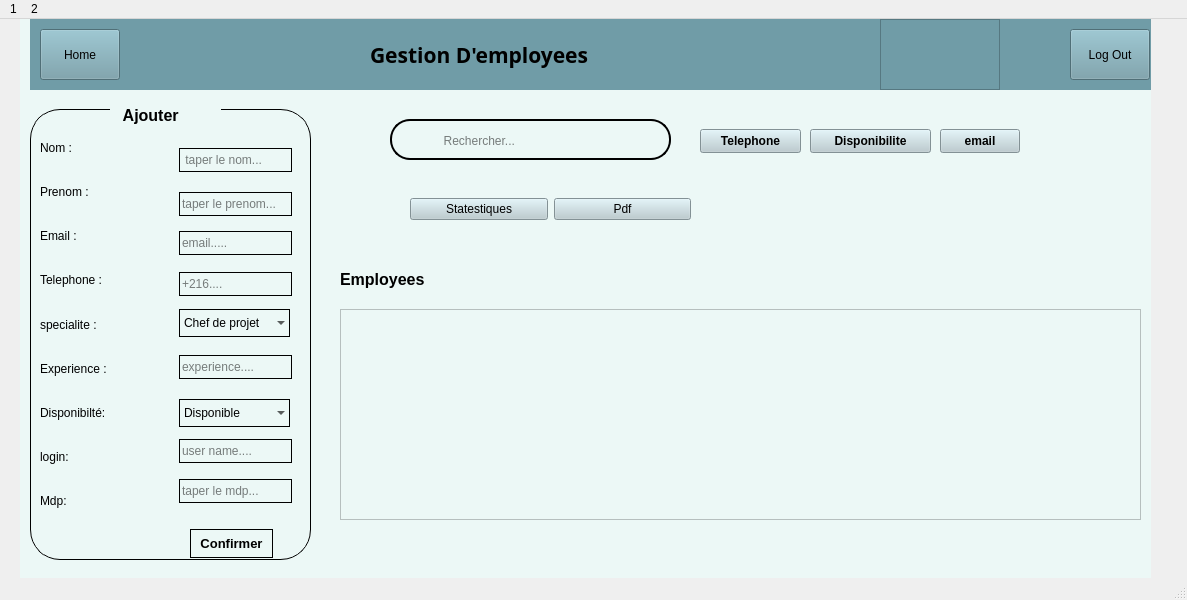
<?xml version="1.0" encoding="UTF-8"?>
<ui version="4.0">
 <class>Employe</class>
 <widget class="QMainWindow" name="Employe">
  <property name="geometry">
   <rect>
    <x>0</x>
    <y>0</y>
    <width>1187</width>
    <height>600</height>
   </rect>
  </property>
  <property name="windowTitle">
   <string>Employe</string>
  </property>
  <widget class="QWidget" name="centralwidget">
   <widget class="QWidget" name="widget" native="true">
    <property name="geometry">
     <rect>
      <x>20</x>
      <y>-10</y>
      <width>1131</width>
      <height>601</height>
     </rect>
    </property>
    <property name="styleSheet">
     <string notr="true">background-color:#ECF8F6;</string>
    </property>
    <widget class="QWidget" name="widget_2" native="true">
     <property name="geometry">
      <rect>
       <x>10</x>
       <y>10</y>
       <width>1141</width>
       <height>71</height>
      </rect>
     </property>
     <property name="styleSheet">
      <string notr="true">background-color:#709CA7;</string>
     </property>
     <widget class="QLabel" name="label">
      <property name="geometry">
       <rect>
        <x>340</x>
        <y>20</y>
        <width>281</width>
        <height>31</height>
       </rect>
      </property>
      <property name="font">
       <font>
        <family>Yu Gothic</family>
        <pointsize>16</pointsize>
        <bold>true</bold>
       </font>
      </property>
      <property name="styleSheet">
       <string notr="true">color:black;
</string>
      </property>
      <property name="text">
       <string>Gestion D'employees</string>
      </property>
     </widget>
     <widget class="QFrame" name="frame">
      <property name="geometry">
       <rect>
        <x>850</x>
        <y>0</y>
        <width>120</width>
        <height>71</height>
       </rect>
      </property>
      <property name="styleSheet">
       <string notr="true">border-image: url(:/Pictures/Screenshots/Screenshot 2025-02-03 203759.png);</string>
      </property>
      <property name="frameShape">
       <enum>QFrame::Shape::StyledPanel</enum>
      </property>
      <property name="frameShadow">
       <enum>QFrame::Shadow::Raised</enum>
      </property>
     </widget>
     <widget class="QPushButton" name="logoutButton">
      <property name="geometry">
       <rect>
        <x>1040</x>
        <y>10</y>
        <width>80</width>
        <height>51</height>
       </rect>
      </property>
      <property name="styleSheet">
       <string notr="true">color:black;</string>
      </property>
      <property name="text">
       <string>Log Out</string>
      </property>
      <property name="icon">
       <iconset resource="resource.qrc">
        <normaloff>:/Downloads/logout.png</normaloff>:/Downloads/logout.png</iconset>
      </property>
     </widget>
     <widget class="QPushButton" name="pushButton_2">
      <property name="geometry">
       <rect>
        <x>10</x>
        <y>10</y>
        <width>80</width>
        <height>51</height>
       </rect>
      </property>
      <property name="styleSheet">
       <string notr="true">color: rgb(0, 0, 0);
font: 11pt &quot;Segoe UI&quot;;</string>
      </property>
      <property name="text">
       <string>Home</string>
      </property>
      <property name="icon">
       <iconset resource="resource.qrc">
        <normaloff>:/Downloads/home (1).svg</normaloff>:/Downloads/home (1).svg</iconset>
      </property>
     </widget>
    </widget>
    <widget class="QWidget" name="widget_6" native="true">
     <property name="geometry">
      <rect>
       <x>310</x>
       <y>90</y>
       <width>831</width>
       <height>451</height>
      </rect>
     </property>
     <widget class="QWidget" name="widget_3" native="true">
      <property name="geometry">
       <rect>
        <x>50</x>
        <y>20</y>
        <width>671</width>
        <height>51</height>
       </rect>
      </property>
      <widget class="QFrame" name="frame_2">
       <property name="geometry">
        <rect>
         <x>10</x>
         <y>0</y>
         <width>281</width>
         <height>41</height>
        </rect>
       </property>
       <property name="styleSheet">
        <string notr="true">border :2px solid black;
border-radius:20px;</string>
       </property>
       <property name="frameShape">
        <enum>QFrame::Shape::StyledPanel</enum>
       </property>
       <property name="frameShadow">
        <enum>QFrame::Shadow::Raised</enum>
       </property>
       <widget class="QLabel" name="label_2">
        <property name="geometry">
         <rect>
          <x>11</x>
          <y>11</y>
          <width>28</width>
          <height>22</height>
         </rect>
        </property>
        <property name="styleSheet">
         <string notr="true">border:none;
border-image: url(:/Downloads/search (2).svg);</string>
        </property>
        <property name="text">
         <string/>
        </property>
        <property name="pixmap">
         <pixmap resource="resource.qrc">:/Downloads/search.svg</pixmap>
        </property>
       </widget>
       <widget class="QLineEdit" name="lineEdit">
        <property name="geometry">
         <rect>
          <x>45</x>
          <y>11</y>
          <width>241</width>
          <height>22</height>
         </rect>
        </property>
        <property name="styleSheet">
         <string notr="true">background-color:transparent;
color: rgb(0, 0, 0);
border:none;</string>
        </property>
        <property name="placeholderText">
         <string>  Rechercher...</string>
        </property>
       </widget>
      </widget>
      <widget class="QPushButton" name="telephoneSortButton">
       <property name="geometry">
        <rect>
         <x>320</x>
         <y>10</y>
         <width>101</width>
         <height>24</height>
        </rect>
       </property>
       <property name="font">
        <font>
         <bold>true</bold>
        </font>
       </property>
       <property name="styleSheet">
        <string notr="true">color:black;
background-color:#B8CBD0</string>
       </property>
       <property name="text">
        <string>Telephone</string>
       </property>
       <property name="icon">
        <iconset resource="resource.qrc">
         <normaloff>:/Downloads/align-justify.svg</normaloff>:/Downloads/align-justify.svg</iconset>
       </property>
      </widget>
      <widget class="QPushButton" name="dispoSortButton">
       <property name="geometry">
        <rect>
         <x>430</x>
         <y>10</y>
         <width>121</width>
         <height>24</height>
        </rect>
       </property>
       <property name="font">
        <font>
         <bold>true</bold>
        </font>
       </property>
       <property name="styleSheet">
        <string notr="true">color:black;
background-color:#B8CBD0</string>
       </property>
       <property name="text">
        <string>Disponibilite</string>
       </property>
       <property name="icon">
        <iconset resource="resource.qrc">
         <normaloff>:/Downloads/align-justify.svg</normaloff>:/Downloads/align-justify.svg</iconset>
       </property>
      </widget>
      <widget class="QPushButton" name="emailSortButton">
       <property name="geometry">
        <rect>
         <x>560</x>
         <y>10</y>
         <width>80</width>
         <height>24</height>
        </rect>
       </property>
       <property name="font">
        <font>
         <bold>true</bold>
        </font>
       </property>
       <property name="styleSheet">
        <string notr="true">color:black;
background-color:#B8CBD0</string>
       </property>
       <property name="text">
        <string>email</string>
       </property>
       <property name="icon">
        <iconset resource="resource.qrc">
         <normaloff>:/Downloads/align-justify.svg</normaloff>:/Downloads/align-justify.svg</iconset>
       </property>
      </widget>
     </widget>
     <widget class="QWidget" name="widget_5" native="true">
      <property name="geometry">
       <rect>
        <x>80</x>
        <y>80</y>
        <width>281</width>
        <height>61</height>
       </rect>
      </property>
      <layout class="QHBoxLayout" name="horizontalLayout">
       <item>
        <widget class="QPushButton" name="statbutton">
         <property name="styleSheet">
          <string notr="true">color:black;
background-color:#B8CBD0</string>
         </property>
         <property name="text">
          <string>Statestiques</string>
         </property>
         <property name="icon">
          <iconset resource="resource.qrc">
           <normaloff>:/Downloads/pie-chart.svg</normaloff>:/Downloads/pie-chart.svg</iconset>
         </property>
        </widget>
       </item>
       <item>
        <widget class="QPushButton" name="pdfButton">
         <property name="styleSheet">
          <string notr="true">color:black;
background-color:#B8CBD0</string>
         </property>
         <property name="text">
          <string>Pdf</string>
         </property>
         <property name="icon">
          <iconset resource="resource.qrc">
           <normaloff>:/Downloads/file-text.svg</normaloff>:/Downloads/file-text.svg</iconset>
         </property>
        </widget>
       </item>
      </layout>
     </widget>
     <widget class="QWidget" name="widget_4" native="true">
      <property name="geometry">
       <rect>
        <x>0</x>
        <y>160</y>
        <width>821</width>
        <height>271</height>
       </rect>
      </property>
      <widget class="QLabel" name="label_27">
       <property name="geometry">
        <rect>
         <x>10</x>
         <y>10</y>
         <width>151</width>
         <height>21</height>
        </rect>
       </property>
       <property name="font">
        <font>
         <pointsize>12</pointsize>
         <bold>true</bold>
        </font>
       </property>
       <property name="styleSheet">
        <string notr="true">color:black;</string>
       </property>
       <property name="text">
        <string>Employees</string>
       </property>
      </widget>
      <widget class="QTableView" name="tableView">
       <property name="geometry">
        <rect>
         <x>10</x>
         <y>50</y>
         <width>801</width>
         <height>211</height>
        </rect>
       </property>
       <property name="styleSheet">
        <string notr="true">color: rgb(0, 0, 0);</string>
       </property>
      </widget>
     </widget>
    </widget>
    <widget class="QWidget" name="widget_7" native="true">
     <property name="geometry">
      <rect>
       <x>10</x>
       <y>100</y>
       <width>281</width>
       <height>451</height>
      </rect>
     </property>
     <property name="styleSheet">
      <string notr="true">border:1px solid black;
border-radius:30px;
background-color:none;</string>
     </property>
     <widget class="QWidget" name="widget_8" native="true">
      <property name="geometry">
       <rect>
        <x>10</x>
        <y>20</y>
        <width>111</width>
        <height>391</height>
       </rect>
      </property>
      <property name="styleSheet">
       <string notr="true">border:none;</string>
      </property>
      <layout class="QVBoxLayout" name="verticalLayout">
       <item>
        <widget class="QLabel" name="label_28">
         <property name="styleSheet">
          <string notr="true">color:black;</string>
         </property>
         <property name="text">
          <string>Nom :</string>
         </property>
        </widget>
       </item>
       <item>
        <widget class="QLabel" name="label_29">
         <property name="styleSheet">
          <string notr="true">color:black;</string>
         </property>
         <property name="text">
          <string>Prenom :</string>
         </property>
        </widget>
       </item>
       <item>
        <widget class="QLabel" name="label_30">
         <property name="styleSheet">
          <string notr="true">color:black;</string>
         </property>
         <property name="text">
          <string>Email :</string>
         </property>
        </widget>
       </item>
       <item>
        <widget class="QLabel" name="label_31">
         <property name="styleSheet">
          <string notr="true">color:black;</string>
         </property>
         <property name="text">
          <string>Telephone :</string>
         </property>
        </widget>
       </item>
       <item>
        <widget class="QLabel" name="label_32">
         <property name="styleSheet">
          <string notr="true">color:black;</string>
         </property>
         <property name="text">
          <string>specialite :</string>
         </property>
        </widget>
       </item>
       <item>
        <widget class="QLabel" name="label_33">
         <property name="styleSheet">
          <string notr="true">color:black;</string>
         </property>
         <property name="text">
          <string>Experience :</string>
         </property>
        </widget>
       </item>
       <item>
        <widget class="QLabel" name="label_48">
         <property name="styleSheet">
          <string notr="true">color:black;</string>
         </property>
         <property name="text">
          <string>Disponibilté:</string>
         </property>
        </widget>
       </item>
       <item>
        <widget class="QLabel" name="label_49">
         <property name="styleSheet">
          <string notr="true">color:black;</string>
         </property>
         <property name="text">
          <string>login:</string>
         </property>
        </widget>
       </item>
       <item>
        <widget class="QLabel" name="label_50">
         <property name="styleSheet">
          <string notr="true">color:black;</string>
         </property>
         <property name="text">
          <string>Mdp:</string>
         </property>
        </widget>
       </item>
      </layout>
     </widget>
     <widget class="QWidget" name="widget_9" native="true">
      <property name="geometry">
       <rect>
        <x>130</x>
        <y>20</y>
        <width>151</width>
        <height>391</height>
       </rect>
      </property>
      <property name="styleSheet">
       <string notr="true">border:none;
background-color:transparent;</string>
      </property>
      <widget class="QLineEdit" name="lineEdit_3">
       <property name="geometry">
        <rect>
         <x>9</x>
         <y>45</y>
         <width>106</width>
         <height>18</height>
        </rect>
       </property>
       <property name="styleSheet">
        <string notr="true">border:1px;</string>
       </property>
      </widget>
      <widget class="QFrame" name="frame_4">
       <property name="geometry">
        <rect>
         <x>9</x>
         <y>10</y>
         <width>131</width>
         <height>371</height>
        </rect>
       </property>
       <property name="styleSheet">
        <string notr="true">color: rgb(0, 0, 0);</string>
       </property>
       <property name="frameShape">
        <enum>QFrame::Shape::StyledPanel</enum>
       </property>
       <property name="frameShadow">
        <enum>QFrame::Shadow::Raised</enum>
       </property>
       <widget class="QLineEdit" name="lineEdit_nom">
        <property name="geometry">
         <rect>
          <x>10</x>
          <y>9</y>
          <width>113</width>
          <height>24</height>
         </rect>
        </property>
        <property name="styleSheet">
         <string notr="true">border:1px solid black;
color: rgb(0, 0, 0);</string>
        </property>
        <property name="placeholderText">
         <string> taper le nom... </string>
        </property>
       </widget>
       <widget class="QLineEdit" name="lineEdit_prenom">
        <property name="geometry">
         <rect>
          <x>10</x>
          <y>53</y>
          <width>113</width>
          <height>24</height>
         </rect>
        </property>
        <property name="styleSheet">
         <string notr="true">border:1px solid black;</string>
        </property>
        <property name="placeholderText">
         <string>taper le prenom...</string>
        </property>
       </widget>
       <widget class="QLineEdit" name="lineEdit_email">
        <property name="geometry">
         <rect>
          <x>10</x>
          <y>92</y>
          <width>113</width>
          <height>24</height>
         </rect>
        </property>
        <property name="styleSheet">
         <string notr="true">border:1px solid black;</string>
        </property>
        <property name="placeholderText">
         <string>email.....</string>
        </property>
       </widget>
       <widget class="QLineEdit" name="lineEdit_telephone">
        <property name="geometry">
         <rect>
          <x>10</x>
          <y>133</y>
          <width>113</width>
          <height>24</height>
         </rect>
        </property>
        <property name="styleSheet">
         <string notr="true">border:1px solid black;</string>
        </property>
        <property name="placeholderText">
         <string>+216....</string>
        </property>
       </widget>
       <widget class="QLineEdit" name="lineEdit_experience">
        <property name="geometry">
         <rect>
          <x>10</x>
          <y>216</y>
          <width>113</width>
          <height>24</height>
         </rect>
        </property>
        <property name="styleSheet">
         <string notr="true">border:1px solid black;</string>
        </property>
        <property name="placeholderText">
         <string>experience....</string>
        </property>
       </widget>
       <widget class="QLineEdit" name="lineEdit_login">
        <property name="geometry">
         <rect>
          <x>10</x>
          <y>300</y>
          <width>113</width>
          <height>24</height>
         </rect>
        </property>
        <property name="styleSheet">
         <string notr="true">border:1px solid black;</string>
        </property>
        <property name="placeholderText">
         <string>user name....</string>
        </property>
       </widget>
       <widget class="QLineEdit" name="lineEdit_mdp">
        <property name="geometry">
         <rect>
          <x>10</x>
          <y>340</y>
          <width>113</width>
          <height>24</height>
         </rect>
        </property>
        <property name="styleSheet">
         <string notr="true">border:1px solid black;</string>
        </property>
        <property name="placeholderText">
         <string>taper le mdp...</string>
        </property>
       </widget>
       <widget class="QComboBox" name="specialite">
        <property name="geometry">
         <rect>
          <x>10</x>
          <y>170</y>
          <width>111</width>
          <height>28</height>
         </rect>
        </property>
        <property name="styleSheet">
         <string notr="true">border:1px solid black;</string>
        </property>
        <item>
         <property name="text">
          <string>Chef de projet </string>
         </property>
        </item>
        <item>
         <property name="text">
          <string>Responsable Service Client</string>
         </property>
        </item>
        <item>
         <property name="text">
          <string>Responsable Ressources Humaines</string>
         </property>
        </item>
        <item>
         <property name="text">
          <string>Responsable Commercial</string>
         </property>
        </item>
        <item>
         <property name="text">
          <string>
Responsable Formation
</string>
         </property>
        </item>
       </widget>
       <widget class="QComboBox" name="dispo">
        <property name="geometry">
         <rect>
          <x>10</x>
          <y>260</y>
          <width>111</width>
          <height>28</height>
         </rect>
        </property>
        <property name="styleSheet">
         <string notr="true">border:1px solid black;</string>
        </property>
        <item>
         <property name="text">
          <string>Disponible</string>
         </property>
        </item>
        <item>
         <property name="text">
          <string>Occupe</string>
         </property>
        </item>
       </widget>
      </widget>
     </widget>
     <widget class="QPushButton" name="pushButton_ajouter">
      <property name="geometry">
       <rect>
        <x>160</x>
        <y>420</y>
        <width>83</width>
        <height>29</height>
       </rect>
      </property>
      <property name="font">
       <font>
        <pointsize>10</pointsize>
        <bold>true</bold>
       </font>
      </property>
      <property name="styleSheet">
       <string notr="true">color: rgb(0, 0, 0);</string>
      </property>
      <property name="text">
       <string>Confirmer</string>
      </property>
     </widget>
    </widget>
    <widget class="QWidget" name="widget_10" native="true">
     <property name="geometry">
      <rect>
       <x>90</x>
       <y>86</y>
       <width>111</width>
       <height>41</height>
      </rect>
     </property>
     <layout class="QHBoxLayout" name="horizontalLayout_2">
      <item>
       <widget class="QLabel" name="label_34">
        <property name="font">
         <font>
          <pointsize>12</pointsize>
          <bold>true</bold>
         </font>
        </property>
        <property name="styleSheet">
         <string notr="true">color:black;</string>
        </property>
        <property name="text">
         <string>   Ajouter</string>
        </property>
       </widget>
      </item>
     </layout>
    </widget>
   </widget>
  </widget>
  <widget class="QMenuBar" name="menubar">
   <property name="geometry">
    <rect>
     <x>0</x>
     <y>0</y>
     <width>1187</width>
     <height>25</height>
    </rect>
   </property>
   <widget class="QMenu" name="menu1">
    <property name="title">
     <string>1</string>
    </property>
   </widget>
   <widget class="QMenu" name="menu2">
    <property name="title">
     <string>2</string>
    </property>
   </widget>
   <addaction name="menu1"/>
   <addaction name="menu2"/>
  </widget>
  <widget class="QStatusBar" name="statusbar"/>
 </widget>
 <resources>
  <include location="resource.qrc"/>
 </resources>
 <connections/>
</ui>
